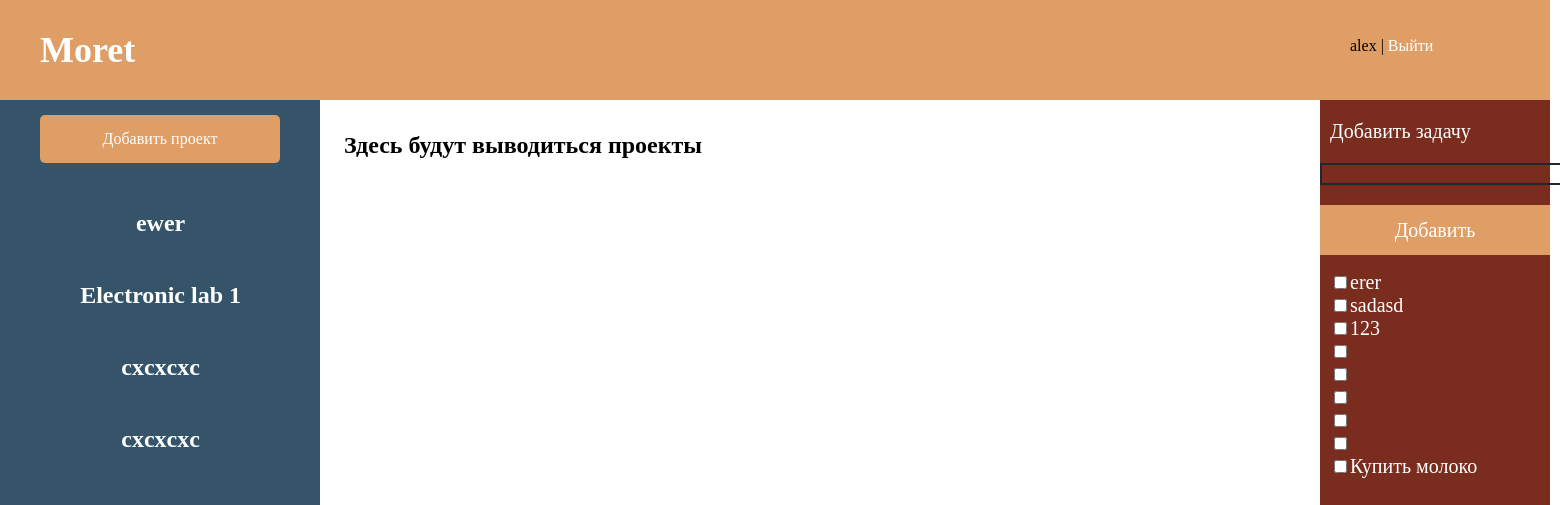
The app's page / (signed in) with its own data.
### main/models.py (models this page shows, shortened)
class Project(models.Model):
    name = models.CharField(max_length=100)
    description = models.CharField(max_length=300)
    deadline = models.DateTimeField('deadline')
    parent_project = models.ForeignKey('self', on_delete=models.CASCADE, blank=True, null=True)
    user = models.ForeignKey(settings.AUTH_USER_MODEL, on_delete=models.CASCADE)

class Task(models.Model):
    text = models.CharField(max_length=200)
    user = models.ForeignKey(settings.AUTH_USER_MODEL, on_delete=models.CASCADE)

### main/views.py (the view)
# urls.py: path('', views.index, name='index'),
@login_required(login_url='login')
def index(request):
    tasks = Task.objects.filter(user=request.user)
    projects = Project.objects.filter(user=request.user)
    template_name = 'main/index.html'
    if 'add_task_btn' in request.POST:
        task = Task()
        task.text = request.POST.get("add_task_input")
        task.user = User.objects.get(username=request.user)
        task.save()
    return render(request, template_name, {'projects': projects, 'tasks': tasks})

### main/templates/main/index.html
{% extends 'main/common.html' %}
{% block project_info %}
    <h2 class="project-title">Здесь будут выводиться проекты</h2>
{% endblock %}

### main/templates/main/common.html (shortened to what this page needs)
{% load static %}
<!DOCTYPE html>
<html lang="en">
<head>
    <link rel="stylesheet" href="{% static 'main/css/main.css' %}">
</head>
<body>
    <header class="header"><a href="{% url 'index' %}" class="header-text">Moret</a></header>
    <div class='profile-link'>
        {% if request.user.is_authenticated %}
         {{user.username}} | <a class="link" href="{% url 'logout' %}">Выйти</a>
        {% else %}
            <a href="{% url 'login' %}">Войти</a> | <a href="{% url 'sign_up' %}">Регистрация</a>
        {% endif %}
    </div>
    <div class="sidebar-color">
        <div class="sidebar-text">
            <button class="button-add-project" onclick="window.location.href = {% url 'project_creating' %};">Добавить
                проект</button>
            {% if projects %}
                <ul class="ul-sidebar">
                    {% for project in projects %}
                        {% if project.parent_project == null %}
                            <li class="li-sidebar"><a class='a-sidebar' href="{% url 'index_with_project' project.id %}"
                            >{{ project.name }}</a></li>
                        {% endif %}
                    {% endfor %}
                </ul>
            {% else %}
                <p>No projects are available.</p>
            {% endif %}
        </div>
    </div>
    <div class="in-row">
        <div class="center blue" id="project_info">
            {% block project_info %}
            {% endblock %}
        </div>
        <div class="tasks">
            <form method="post" id="tasks">
                <p class="add-task">Добавить задачу<br></p>
                    <p><input type="text" name="add_task_input" id="add_task_input" value="" size="26">
                    <button name="add_task_btn" type="submit2">Добавить</button>
                </p>
                {% if tasks %}
                    {% for task in tasks %}
                        <div class="add-task" name="div_{{ task.name }}"
                             id="{{ task.id }}">
                            <input type="checkbox"
                                   onChange="hide_task('{{ task.id }}')"
                                   name="{{ task.id }}"
                            >{{ task.text }}
                        </div>
                    {% endfor %}
                {% else %}
                    <p>No tasks are available.</p>
                {% endif %}
            </form>
        </div>
    </div>
</body>
</html>

### main/static/main/css/main.css (style rules this page uses)
.in-row { display: flex; flex-direction: row; }
.center { margin: 92px 32px 14px 312px; width: 60%; }
.blue { padding: 12px 24px; }
.add-task { color: white; font-size: 20px; margin-left: 10px; }
.tasks { position: absolute; width: 230px; height: 1120px; left: 1320px; top: 100px; font-family: ProximaNovaRegular; background: #7A2D1E; }
.header { position: absolute; width: 1550px; height: 100px; left: 0px; top: 0px; background: #DF9E66; }
.header-text { position: absolute; width: 97px; height: 42px; left: 40px; top: 29px; text-decoration: none; font-family: ProximaNovaBold; font-style: normal; font-weight: bold; font-size: 36px; line-height: 42px; color: #FFFFFF; }
.sidebar-color { position: absolute; width: 320px; height: 1140px; left: 0px; top: 100px; background: #355469; }
.sidebar-text { position: absolute; width: 240px; height: 56px; left: 40px; top: 20px; font-family: Arial; font-style: normal; font-weight: bold; font-size: 24px; line-height: 28px; color: #FFFFFF; }
.ul-sidebar { padding: 0; width: 100%; }
.li-sidebar { display: inline; }
.a-sidebar { outline: none; text-decoration: none; display: inline-block; width: 100.5%; margin-right: 0.625%; text-align: center; line-height: 3; color: white; font-family: ProximaNovaRegular; }
.project-title { font-family: ProximaNovaRegular; }
li:last-child a { margin-right: 0; }
.button-add-project { appearance: none; border: 0; border-radius: 5px; background: #DF9E66; color: #fff; padding: 8px 16px; font-size: 16px; font-family: ProximaNovaRegular; margin-top: -5px; width: 240px; height: 48px; left: 40px; top: 388px; }
.profile-link { position: absolute; left: 1350px; top: 37px; font-family: ProximaNovaRegular; }
.link { text-decoration: none; font-family: ProximaNovaRegular; color: white; }
button[type="submit2"] { background: #df9e66; border: none; color: white; text-align: center; font-size: 20px; cursor: pointer; font-family: "ProximaNovaRegular"; width: 230px; height: 50px; margin-top: 20px; }
input[type="text"] { background: transparent; border: 2px solid #22272d; padding-left: 45px; color: #df9e66; font-family: "ProximaNovaLight"; }

### records on screen
Project: name "ewer"
Project: name "Electronic lab 1"
Project: name "cxcxcxc"
Project: name "cxcxcxc"
Task: text "erer"
Task: text "sadasd"
Task: text "123"
Task: text "Купить молоко"

### other values on screen
{{ user.username }} "alex"
